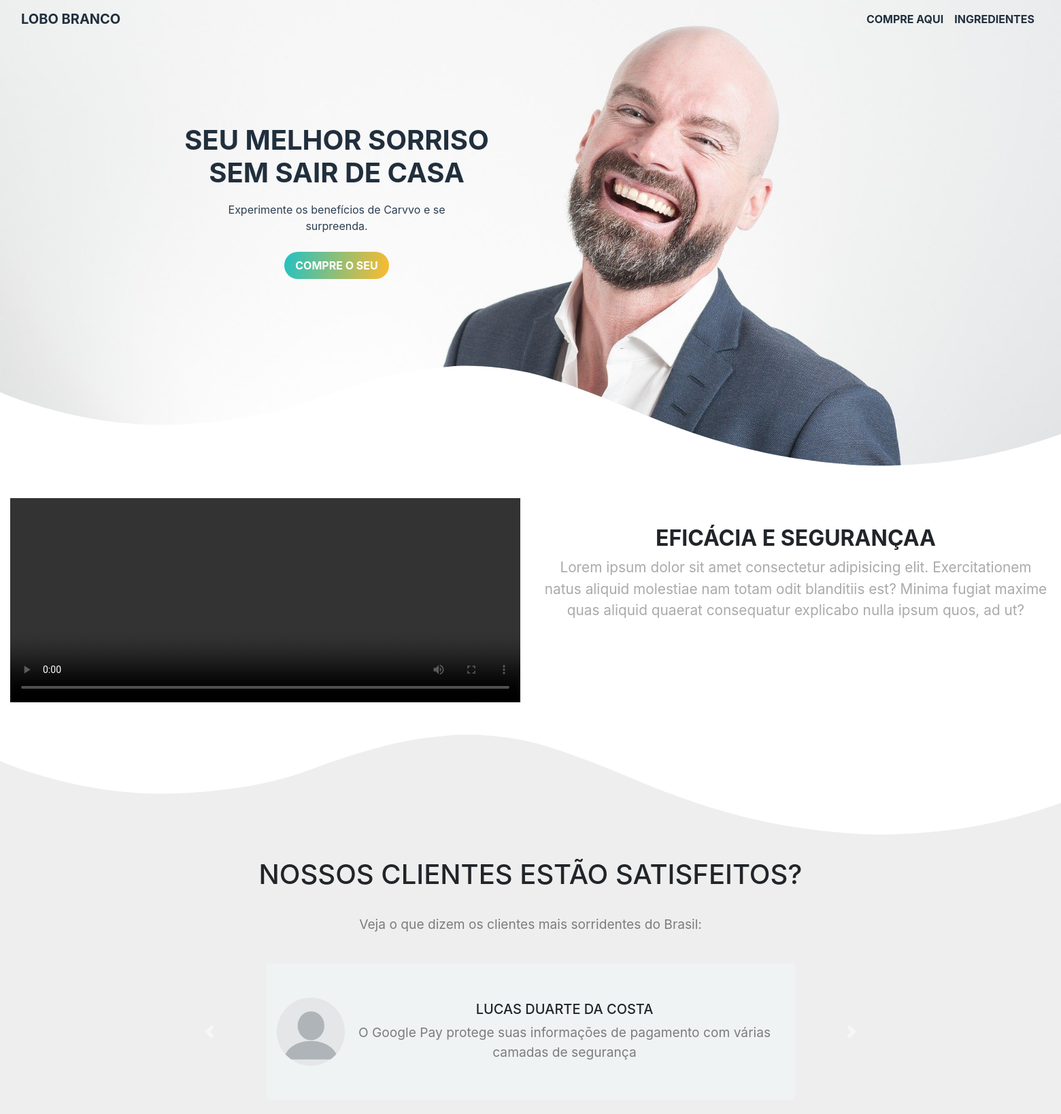
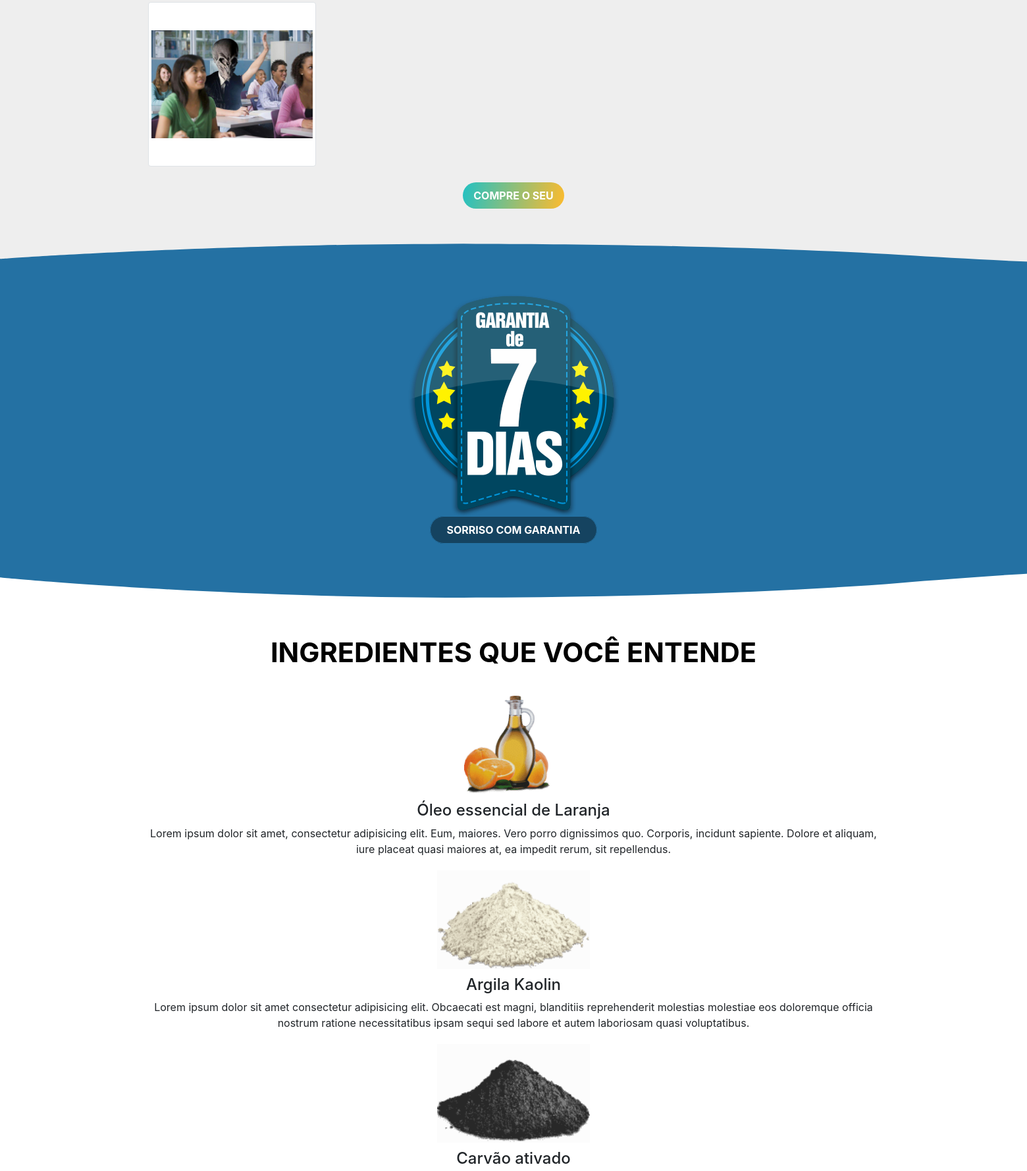
The page / (upper part) on the database its author committed (2 pictures, top to bottom).
### principal/models.py (models this page shows, shortened)
class Initial(models.Model):
	title = models.TextField()
	subtitle = models.TextField()

class Video_Description(models.Model):
	title = models.CharField(max_length=500, null=True)
	details = models.TextField()
	video = models.FileField(upload_to='video')

class Product(models.Model):
	name = models.CharField(max_length=255)
	price = models.IntegerField(null=True, blank=True)
	ingredients = models.ManyToManyField(Ingredients, blank=True)
	image = models.ImageField(upload_to='image', null=True)
	details = models.TextField(null=True)

### inicial/models.py (models this page shows, shortened)
class Client(models.Model):
	name = models.CharField(max_length=255)
	details = models.TextField()

class PhotoProdutoAfterBefore(models.Model):
	name = models.CharField(max_length=255)
	photo = models.ImageField(upload_to='case', null=True)

### inicial/views.py (the view)
# urls.py: path('', views.index, name="home"),
def index(request):
	doubts = Doubt.objects.all()
	clients = Client.objects.all()
	Photo_Product = PhotoProdutoAfterBefore.objects.all()
	products = Product.objects.all()
	initial = Initial.objects.get(pk=1)
	video = Video_Description.objects.get(pk=1)
	hows = How_Use.objects.all()
	how_text = How_Use_Text.objects.get(pk=1)
	ingredients = Ingredients.objects.all()
	data = {'doubts': doubts, 'clients':clients, 'Photo_Product':Photo_Product,
	 		'products': products, 'initial': initial, 'video': video, 'hows': hows,
	 		'how_text': how_text, 'ingredients': ingredients}
	return render(request, 'index.html', data)

### inicial/templates/index.html (shortened to what this page needs)
<!DOCTYPE html>
<html lang="en">
{% load static %}
<head>
  <link rel="stylesheet" href="https://stackpath.bootstrapcdn.com/bootstrap/4.4.1/css/bootstrap.min.css"
>
  <link rel="stylesheet" href="{% static 'css/style.css' %}" />
  <link rel="stylesheet" href="{% static 'css/style-mobile.css' %}" />
</head>
<body>
  <div class="mobile-div">
  <div id="header">
    <div class="bg-dark-tec">
      <nav class="navbar navbar-expand-lg navbar-light bg-menu-land">
        <div class="container-fluid">
          <a class="navbar-brand" href="#">LOBO BRANCO</a>
          <div class="collapse navbar-collapse" id="navbarSupportedContent">
            <ul class="navbar-nav ml-auto">
              <li class="nav-item active">
                <a class="nav-link" href="#">COMPRE AQUI<span class="sr-only">(current)</span></a>
              </li>
              <li class="nav-item active">
                <a class="nav-link" href="#">INGREDIENTES<span class="sr-only">(current)</span></a>
              </li>
            </ul>
          </div>
        </div>
      </nav>
      <div class="container">
        <div class="row">
          <div class="col-12 col-lg-6">
            <div class="header-info">
              <h2>
                {{initial.title | safe}}
              </h2>
              <p>
                {{initial.subtitle | safe}}
              </p>
              <a class="btn-techay btn-cto" href="">COMPRE O SEU</a>
            </div>
          </div>
        </div>
      </div>
      <div class="divide-to-sec">
        <div class="svg-border">
        </div>
      </div>
    </div>
  </div>
  <div class="desc-start">
    <div class="container-fluid">
      <div class="row">
        <div class="col-12 col-lg-6">
          <video src="{{video.video.url}}" controls class="yt-video" type="video/mp4" ></video>
        </div>
        <div class="col-12 col-lg-6">
          <div class="desc-start-info">
            <h3>
              {{video.title}}
            </h3>
            <p>
              {{video.details}}
            </p>
          </div>
        </div>
      </div>
    </div>
  </div>
  <div class="divide-to-client">
    <div class="svg-border">
    </div>
  </div>
  <div id="client-say">
    <div class="container">
      <div class="row">
        <div class="col-12">
          <div class="client-info">
            <h3>Nossos Clientes Estão Satisfeitos?</h3>
            <p>Veja o que dizem os clientes mais sorridentes do Brasil:</p>
          </div>
        </div>
      </div>
      <div class="row">
        <div class="col-12">
          <div id="carouselT" class="carousel slide" data-ride="carousel">
            <div class="carousel-inner" role="listbox">
              {% for client in clients %}
              <div class="carousel-item {% if client.pk == 1 %} active{% endif %}">
                <div class="d-flex justify-content-center">
                  <div class="client-comment">
                    <div class="photo-profile">
                      <img src="{% static 'img/blank_profile.png' %}" />
                    </div>
                    <div class="info-profile">
                      <div class="name-profile">
                        <h5>{{client.name}}</h5>
                      </div>
                      <div class="comment-profile">
                        <p>
                          {{client.details}}
                        </p>
                      </div>
                    </div>
                  </div>
                </div>
              </div>
              {% endfor %}
            </div>
            <a class="carousel-control-prev" href="#carouselT" role="button" data-slide="prev">
              <span class="carousel-control-prev-icon" aria-hidden="true"></span>
            </a>
            <a class="carousel-control-next" href="#carouselT" role="button" data-slide="next">
              <span class="carousel-control-next-icon" aria-hidden="true"></span>
            </a>
          </div>
        </div>
      </div>
      <div class="row">
        {% for Photo in Photo_Product %}
          <div class="col-12 mt-4 col-lg-3">
            <img  class="w-100 img-cliente img-fluid img-thumbnail" src="{{ Photo.photo.url }}" />
          </div>
        {% endfor %}
        </div>
      </div>
      <div class="row">
        <div class="col-12">
          <div class="d-flex justify-content-center pt-4 pb-4">
            <a class="btn-techay btn-cto" href="">COMPRE O SEU</a>
          </div>
        </div>
      </div>
    </div>
  </div>
  <div class="divide-to-garantia">
  </div>
  <div id="garantia">
    <div class="img-garantia">
      <img src="{% static 'img/garantia.png' %}" />
      <div class="btn-garantia">
        <a class="btn-garantia-cto" href="#">Sorriso com garantia</a>
      </div>
    </div>
  </div>
  <div class="divide-to-ingre">
  </div>
  <div id="ingredientes">
    <div class="container">
      <div class="row">
        <div class="col-12">
          <div class="ingre-info">
            <h2>Ingredientes Que Você Entende</h2>
          </div>
        </div>
        {% for product in products %}
        <div class="col-12 mt-1">
          <div class="ingrediente-self">
            <img src="{{product.image.url}}" />
            <h4>{{product.name}}</h4>
            <p>{{product.details}}</p>
          </div>
        </div>
        {% endfor %}
      </div>
    </div>
  </div>
</body>
</html>

### inicial/static/css/style.css (style rules this page uses)
body { overflow-x: hidden; }
div#header { background-image: url(../img/cover-start2.jpg); background-position: center; background-size: cover; background-attachment: scroll; height: 100%; }
div#header .bg-menu-land { background: transparent; }
div#header .navbar-brand { color: #212F3D !important; font-weight: bold; }
div#header .nav-link { color: #212F3D !important; font-weight: bold; }
div#header div.header-info { display: flex; justify-content: center; align-items: center; flex-direction: column; height: 60vh; }
div#header div.header-info h2 { text-align: center; text-transform: uppercase; font-weight: bold; font-size: 2.5em; color: #212F3D; }
div#header div.header-info p { padding: 10px 100px; text-align: center; color: #2C3E50; }
.btn-techay { background: rgb(34,193,195); background: linear-gradient(101deg, rgba(34,193,195,1) 0%, rgba(253,187,45,1) 100%); color: #FFF; font-weight: bold; padding: 8px 16px; border-radius: 20px; transition: .2s; }
div.divide-to-sec { background: transparent; }
.desc-start { text-align: center; padding: 40px 0; }
div.desc-start .yt-video { width: 100%; height: 300px; }
div.desc-start .desc-start-info { padding: 40px 0px; }
.desc-start h3 { text-transform: uppercase; font-size: 2em; font-weight: bold; }
.desc-start p { color: #AAA; font-size: 1.3em; padding: 0 3px; text-align: center; }
.img-cliente { object-fit: contain; width: 100%; height: 250px; }
div#client-say { background: #eeeeee; }
div#client-say h3 { text-transform: uppercase; font-size: 2.5em; text-align: center; padding: 27px 0; }
div#client-say p { text-align: center; font-size: 1.2em; color: #7B7D7D; padding-bottom: 27px; }
div.client-comment { display: flex; justify-content: center; align-items: center; width: 70%; padding: 10px 15px; background-color: #F0F3F4; border-radius: 5px; height: 200px; }
div.client-comment .photo-profile img { height: 100px; width: 100px; border-radius: 100px; }
div.client-comment .info-profile { display: flex; flex-direction: column; align-items: center; justify-content: center; padding: 20px 20px; }
div.client-comment .info-profile .name-profile { text-align: center; }
div.client-comment .info-profile .comment-profile p { padding: 0 !important; margin: 0; }
div.divide-to-garantia { background-color: #eeeeee; width: 100%; }
div.divide-to-garantia svg { width: calc(300% + 1.3px); height: 75px; transform: rotateX(180deg); }
div#garantia { background-color: #2471A3; }
div#garantia .img-garantia { display: flex; flex-direction: column; justify-content: center; align-items: center; padding: 30px 0; }
div#garantia .btn-garantia-cto { padding: 10px 25px; background: #154360; text-transform: uppercase; color: #FFF; border-radius: 30px; border: 1px solid #2471a3; font-weight: bold; transition: .3s; }
div.divide-to-ingre { width: 100%; }
div.divide-to-ingre svg { width: calc(300% + 1.3px); height: 100px; }
div#ingredientes .ingre-info { padding: 20px 0; text-align: center; }
div#ingredientes .ingre-info h2 { font-size: 2.6em; font-weight: bold; color: #000; text-transform: uppercase; }
div#ingredientes .ingrediente-self { text-align: center; }
div#ingredientes .ingrediente-self img { height: 150px; }
div#ingredientes .ingrediente-self h4 { padding-top: 10px; }

### rows shown on the page
Initial: title "SEU MELHOR SORRISO SEM SAIR DE CASA", subtitle "Experimente os benefícios de Carvvo e se surpreenda."
Video_Description: title "EFICÁCIA E SEGURANÇAA", details "Lorem ipsum dolor sit amet consectetur adipisicing elit. Exercitationem natus aliquid molestiae nam totam odit blanditiis est? Minima fugiat maxime quas aliquid quaerat consequatur explicabo nulla ipsum quos, ad ut?"
Client: name "LUCAS DUARTE DA COSTA", details "O Google Pay protege suas informações de pagamento com várias camadas de segurança"
PhotoProdutoAfterBefore: photo (picture)
Product: image (picture), name "Óleo essencial de Laranja", details "Lorem ipsum dolor sit amet, consectetur adipisicing elit. Eum, maiores. Vero porro dignissimos quo. Corporis, incidunt sapiente. Dolore et aliquam, iure placeat quasi maiores at, ea impedit rerum, sit repellendus."
Product: image (picture), name "Argila Kaolin", details "Lorem ipsum dolor sit amet consectetur adipisicing elit. Obcaecati est magni, blanditiis reprehenderit molestias molestiae eos doloremque officia nostrum ratione necessitatibus ipsam sequi sed labore et autem laboriosam quasi voluptatibus."
Product: image (picture), name "Carvão ativado"
